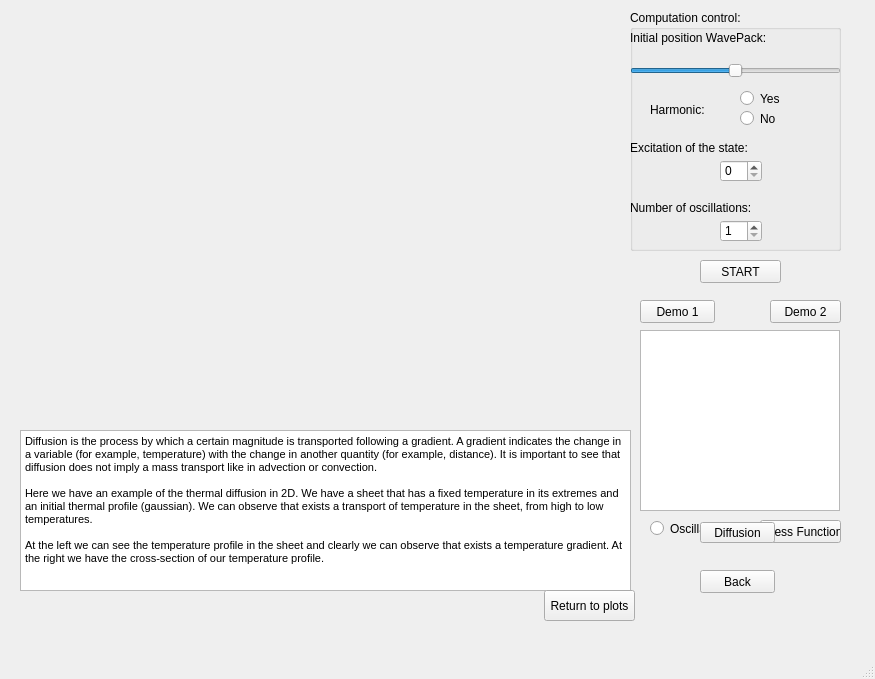
<?xml version="1.0" encoding="UTF-8"?>
<ui version="4.0">
 <class>MainWindow</class>
 <widget class="QMainWindow" name="MainWindow">
  <property name="geometry">
   <rect>
    <x>0</x>
    <y>0</y>
    <width>875</width>
    <height>679</height>
   </rect>
  </property>
  <property name="windowTitle">
   <string>ULTRACOLD UB: Wave Packet Dispersion Laboratory</string>
  </property>
  <widget class="QWidget" name="centralwidget">
   <widget class="QWidget" name="mplwindow" native="true">
    <property name="geometry">
     <rect>
      <x>10</x>
      <y>10</y>
      <width>621</width>
      <height>461</height>
     </rect>
    </property>
    <property name="sizePolicy">
     <sizepolicy hsizetype="Expanding" vsizetype="Preferred">
      <horstretch>0</horstretch>
      <verstretch>0</verstretch>
     </sizepolicy>
    </property>
    <property name="layoutDirection">
     <enum>Qt::LeftToRight</enum>
    </property>
    <layout class="QVBoxLayout" name="mplvl">
     <property name="spacing">
      <number>2</number>
     </property>
     <property name="leftMargin">
      <number>0</number>
     </property>
     <property name="topMargin">
      <number>0</number>
     </property>
     <property name="bottomMargin">
      <number>0</number>
     </property>
    </layout>
   </widget>
   <widget class="QListWidget" name="mplfigs">
    <property name="geometry">
     <rect>
      <x>640</x>
      <y>330</y>
      <width>200</width>
      <height>181</height>
     </rect>
    </property>
    <property name="sizePolicy">
     <sizepolicy hsizetype="Maximum" vsizetype="Expanding">
      <horstretch>0</horstretch>
      <verstretch>0</verstretch>
     </sizepolicy>
    </property>
    <property name="maximumSize">
     <size>
      <width>200</width>
      <height>16777215</height>
     </size>
    </property>
   </widget>
   <widget class="QGroupBox" name="interact">
    <property name="geometry">
     <rect>
      <x>630</x>
      <y>10</y>
      <width>211</width>
      <height>241</height>
     </rect>
    </property>
    <property name="title">
     <string>Computation control:</string>
    </property>
    <widget class="QSlider" name="horizontalSlider">
     <property name="geometry">
      <rect>
       <x>0</x>
       <y>50</y>
       <width>211</width>
       <height>22</height>
      </rect>
     </property>
     <property name="minimum">
      <number>-6</number>
     </property>
     <property name="maximum">
      <number>6</number>
     </property>
     <property name="singleStep">
      <number>1</number>
     </property>
     <property name="pageStep">
      <number>1</number>
     </property>
     <property name="orientation">
      <enum>Qt::Horizontal</enum>
     </property>
    </widget>
    <widget class="QSpinBox" name="spinBox">
     <property name="geometry">
      <rect>
       <x>90</x>
       <y>210</y>
       <width>42</width>
       <height>22</height>
      </rect>
     </property>
     <property name="minimum">
      <number>1</number>
     </property>
     <property name="maximum">
      <number>5</number>
     </property>
    </widget>
    <widget class="QLabel" name="label">
     <property name="geometry">
      <rect>
       <x>130</x>
       <y>20</y>
       <width>71</width>
       <height>16</height>
      </rect>
     </property>
     <property name="text">
      <string/>
     </property>
    </widget>
    <widget class="QLabel" name="label_2">
     <property name="geometry">
      <rect>
       <x>0</x>
       <y>20</y>
       <width>181</width>
       <height>16</height>
      </rect>
     </property>
     <property name="text">
      <string>Initial position WavePack:</string>
     </property>
    </widget>
    <widget class="QLabel" name="label_3">
     <property name="geometry">
      <rect>
       <x>0</x>
       <y>190</y>
       <width>181</width>
       <height>16</height>
      </rect>
     </property>
     <property name="text">
      <string>Number of oscillations:</string>
     </property>
    </widget>
    <widget class="QRadioButton" name="radioButton">
     <property name="geometry">
      <rect>
       <x>110</x>
       <y>80</y>
       <width>82</width>
       <height>17</height>
      </rect>
     </property>
     <property name="text">
      <string>Yes</string>
     </property>
    </widget>
    <widget class="QRadioButton" name="radioButton_2">
     <property name="geometry">
      <rect>
       <x>110</x>
       <y>100</y>
       <width>82</width>
       <height>17</height>
      </rect>
     </property>
     <property name="text">
      <string>No</string>
     </property>
    </widget>
    <widget class="QLabel" name="label_6">
     <property name="geometry">
      <rect>
       <x>20</x>
       <y>90</y>
       <width>71</width>
       <height>20</height>
      </rect>
     </property>
     <property name="text">
      <string>Harmonic:</string>
     </property>
    </widget>
    <widget class="QLabel" name="label_7">
     <property name="geometry">
      <rect>
       <x>0</x>
       <y>130</y>
       <width>181</width>
       <height>16</height>
      </rect>
     </property>
     <property name="text">
      <string>Excitation of the state:</string>
     </property>
    </widget>
    <widget class="QSpinBox" name="spinBox_2">
     <property name="geometry">
      <rect>
       <x>90</x>
       <y>150</y>
       <width>42</width>
       <height>22</height>
      </rect>
     </property>
     <property name="maximum">
      <number>2</number>
     </property>
    </widget>
   </widget>
   <widget class="QPushButton" name="back">
    <property name="geometry">
     <rect>
      <x>700</x>
      <y>570</y>
      <width>75</width>
      <height>23</height>
     </rect>
    </property>
    <property name="text">
     <string>Back</string>
    </property>
   </widget>
   <widget class="QSlider" name="slider_simulation">
    <property name="geometry">
     <rect>
      <x>20</x>
      <y>520</y>
      <width>581</width>
      <height>22</height>
     </rect>
    </property>
    <property name="orientation">
     <enum>Qt::Horizontal</enum>
    </property>
   </widget>
   <widget class="QLabel" name="label_5">
    <property name="geometry">
     <rect>
      <x>20</x>
      <y>500</y>
      <width>81</width>
      <height>21</height>
     </rect>
    </property>
    <property name="text">
     <string>Simulation Time:</string>
    </property>
   </widget>
   <widget class="QLabel" name="label_4">
    <property name="geometry">
     <rect>
      <x>100</x>
      <y>500</y>
      <width>46</width>
      <height>21</height>
     </rect>
    </property>
    <property name="text">
     <string/>
    </property>
   </widget>
   <widget class="QPushButton" name="ButtonOn">
    <property name="geometry">
     <rect>
      <x>180</x>
      <y>480</y>
      <width>75</width>
      <height>23</height>
     </rect>
    </property>
    <property name="text">
     <string>Go on</string>
    </property>
   </widget>
   <widget class="QPushButton" name="ButtonBack">
    <property name="geometry">
     <rect>
      <x>280</x>
      <y>480</y>
      <width>75</width>
      <height>23</height>
     </rect>
    </property>
    <property name="text">
     <string>Go back</string>
    </property>
   </widget>
   <widget class="QPushButton" name="ButtonPause">
    <property name="geometry">
     <rect>
      <x>380</x>
      <y>480</y>
      <width>75</width>
      <height>23</height>
     </rect>
    </property>
    <property name="text">
     <string>Pause</string>
    </property>
   </widget>
   <widget class="QWidget" name="interact_game" native="true">
    <property name="geometry">
     <rect>
      <x>640</x>
      <y>510</y>
      <width>211</width>
      <height>51</height>
     </rect>
    </property>
    <widget class="QRadioButton" name="radioButton_oscil">
     <property name="geometry">
      <rect>
       <x>10</x>
       <y>10</y>
       <width>82</width>
       <height>17</height>
      </rect>
     </property>
     <property name="text">
      <string>Oscillation</string>
     </property>
    </widget>
    <widget class="QPushButton" name="pushButton_game">
     <property name="geometry">
      <rect>
       <x>120</x>
       <y>10</y>
       <width>81</width>
       <height>23</height>
      </rect>
     </property>
     <property name="text">
      <string>Guess Function</string>
     </property>
    </widget>
   </widget>
   <widget class="QWidget" name="game" native="true">
    <property name="geometry">
     <rect>
      <x>10</x>
      <y>420</y>
      <width>621</width>
      <height>171</height>
     </rect>
    </property>
    <widget class="QTextBrowser" name="textBrowser">
     <property name="geometry">
      <rect>
       <x>10</x>
       <y>10</y>
       <width>601</width>
       <height>121</height>
      </rect>
     </property>
     <property name="html">
      <string>&lt;!DOCTYPE HTML PUBLIC &quot;-//W3C//DTD HTML 4.0//EN&quot; &quot;http://www.w3.org/TR/REC-html40/strict.dtd&quot;&gt;
&lt;html&gt;&lt;head&gt;&lt;meta name=&quot;qrichtext&quot; content=&quot;1&quot; /&gt;&lt;style type=&quot;text/css&quot;&gt;
p, li { white-space: pre-wrap; }
&lt;/style&gt;&lt;/head&gt;&lt;body style=&quot; font-family:'MS Shell Dlg 2'; font-size:8.25pt; font-weight:400; font-style:normal;&quot;&gt;
&lt;p style=&quot; margin-top:0px; margin-bottom:0px; margin-left:0px; margin-right:0px; -qt-block-indent:0; text-indent:0px;&quot;&gt;&lt;span style=&quot; font-size:8pt;&quot;&gt;The dark solitons under an harmonic trap behave as a normal particle would do in an harmonic potential. We know that in such case the particle follows a sinusoidal function for its position with time, so to say:&lt;/span&gt;&lt;/p&gt;
&lt;p style=&quot;-qt-paragraph-type:empty; margin-top:0px; margin-bottom:0px; margin-left:0px; margin-right:0px; -qt-block-indent:0; text-indent:0px; font-size:8pt;&quot;&gt;&lt;br /&gt;&lt;/p&gt;
&lt;p style=&quot; margin-top:0px; margin-bottom:0px; margin-left:0px; margin-right:0px; -qt-block-indent:0; text-indent:0px;&quot;&gt;&lt;span style=&quot; font-size:8pt;&quot;&gt;	x(t)=A cos(wt+B)&lt;/span&gt;&lt;/p&gt;
&lt;p style=&quot;-qt-paragraph-type:empty; margin-top:0px; margin-bottom:0px; margin-left:0px; margin-right:0px; -qt-block-indent:0; text-indent:0px; font-size:8pt;&quot;&gt;&lt;br /&gt;&lt;/p&gt;
&lt;p style=&quot; margin-top:0px; margin-bottom:0px; margin-left:0px; margin-right:0px; -qt-block-indent:0; text-indent:0px;&quot;&gt;&lt;span style=&quot; font-size:8pt;&quot;&gt;with A being its amplitude, w its angular frequency and B an arbitrary phase.&lt;/span&gt;&lt;/p&gt;
&lt;p style=&quot;-qt-paragraph-type:empty; margin-top:0px; margin-bottom:0px; margin-left:0px; margin-right:0px; -qt-block-indent:0; text-indent:0px; font-size:8pt;&quot;&gt;&lt;br /&gt;&lt;/p&gt;
&lt;p style=&quot; margin-top:0px; margin-bottom:0px; margin-left:0px; margin-right:0px; -qt-block-indent:0; text-indent:0px;&quot;&gt;&lt;span style=&quot; font-size:8pt;&quot;&gt;Can you adjust the movement plotted from data to a function by introducing the coefficients A and w? Suppose B is 0.&lt;/span&gt;&lt;/p&gt;&lt;/body&gt;&lt;/html&gt;</string>
     </property>
    </widget>
    <widget class="QPushButton" name="pushButton_try">
     <property name="geometry">
      <rect>
       <x>430</x>
       <y>140</y>
       <width>75</width>
       <height>23</height>
      </rect>
     </property>
     <property name="text">
      <string>Try</string>
     </property>
    </widget>
    <widget class="QPushButton" name="pushButton_return">
     <property name="geometry">
      <rect>
       <x>524</x>
       <y>140</y>
       <width>91</width>
       <height>23</height>
      </rect>
     </property>
     <property name="text">
      <string>Return to Plots</string>
     </property>
    </widget>
    <widget class="QWidget" name="widget_osci" native="true">
     <property name="geometry">
      <rect>
       <x>100</x>
       <y>140</y>
       <width>271</width>
       <height>31</height>
      </rect>
     </property>
     <widget class="QDoubleSpinBox" name="spin_amplitude">
      <property name="geometry">
       <rect>
        <x>40</x>
        <y>0</y>
        <width>62</width>
        <height>22</height>
       </rect>
      </property>
      <property name="minimum">
       <double>-6.000000000000000</double>
      </property>
      <property name="maximum">
       <double>6.000000000000000</double>
      </property>
      <property name="singleStep">
       <double>0.100000000000000</double>
      </property>
     </widget>
     <widget class="QDoubleSpinBox" name="spin_frequency">
      <property name="geometry">
       <rect>
        <x>200</x>
        <y>0</y>
        <width>62</width>
        <height>22</height>
       </rect>
      </property>
      <property name="maximum">
       <double>10.000000000000000</double>
      </property>
      <property name="singleStep">
       <double>0.010000000000000</double>
      </property>
     </widget>
     <widget class="QLabel" name="label_A">
      <property name="geometry">
       <rect>
        <x>20</x>
        <y>0</y>
        <width>16</width>
        <height>16</height>
       </rect>
      </property>
      <property name="text">
       <string>A:</string>
      </property>
     </widget>
     <widget class="QLabel" name="label_w">
      <property name="geometry">
       <rect>
        <x>180</x>
        <y>0</y>
        <width>16</width>
        <height>16</height>
       </rect>
      </property>
      <property name="text">
       <string>w:</string>
      </property>
     </widget>
    </widget>
   </widget>
   <widget class="QWidget" name="mplwindow_2" native="true">
    <property name="geometry">
     <rect>
      <x>10</x>
      <y>0</y>
      <width>621</width>
      <height>421</height>
     </rect>
    </property>
    <property name="sizePolicy">
     <sizepolicy hsizetype="Expanding" vsizetype="Preferred">
      <horstretch>0</horstretch>
      <verstretch>0</verstretch>
     </sizepolicy>
    </property>
    <property name="layoutDirection">
     <enum>Qt::LeftToRight</enum>
    </property>
    <layout class="QVBoxLayout" name="mplvl_2">
     <property name="spacing">
      <number>2</number>
     </property>
     <property name="leftMargin">
      <number>0</number>
     </property>
     <property name="topMargin">
      <number>0</number>
     </property>
     <property name="bottomMargin">
      <number>0</number>
     </property>
    </layout>
   </widget>
   <widget class="QWidget" name="mplwindow_3" native="true">
    <property name="geometry">
     <rect>
      <x>10</x>
      <y>0</y>
      <width>621</width>
      <height>421</height>
     </rect>
    </property>
    <property name="sizePolicy">
     <sizepolicy hsizetype="Expanding" vsizetype="Preferred">
      <horstretch>0</horstretch>
      <verstretch>0</verstretch>
     </sizepolicy>
    </property>
    <property name="layoutDirection">
     <enum>Qt::LeftToRight</enum>
    </property>
    <layout class="QVBoxLayout" name="mplvl_3">
     <property name="spacing">
      <number>2</number>
     </property>
     <property name="sizeConstraint">
      <enum>QLayout::SetDefaultConstraint</enum>
     </property>
     <property name="leftMargin">
      <number>0</number>
     </property>
     <property name="topMargin">
      <number>0</number>
     </property>
     <property name="rightMargin">
      <number>5</number>
     </property>
     <property name="bottomMargin">
      <number>0</number>
     </property>
    </layout>
   </widget>
   <widget class="QPushButton" name="ButtonDiffu">
    <property name="geometry">
     <rect>
      <x>700</x>
      <y>522</y>
      <width>75</width>
      <height>21</height>
     </rect>
    </property>
    <property name="text">
     <string>Diffusion</string>
    </property>
   </widget>
   <widget class="QTextBrowser" name="textDiffu">
    <property name="geometry">
     <rect>
      <x>20</x>
      <y>430</y>
      <width>611</width>
      <height>161</height>
     </rect>
    </property>
    <property name="html">
     <string>&lt;!DOCTYPE HTML PUBLIC &quot;-//W3C//DTD HTML 4.0//EN&quot; &quot;http://www.w3.org/TR/REC-html40/strict.dtd&quot;&gt;
&lt;html&gt;&lt;head&gt;&lt;meta name=&quot;qrichtext&quot; content=&quot;1&quot; /&gt;&lt;style type=&quot;text/css&quot;&gt;
p, li { white-space: pre-wrap; }
&lt;/style&gt;&lt;/head&gt;&lt;body style=&quot; font-family:'MS Shell Dlg 2'; font-size:8.25pt; font-weight:400; font-style:normal;&quot;&gt;
&lt;p style=&quot; margin-top:0px; margin-bottom:0px; margin-left:0px; margin-right:0px; -qt-block-indent:0; text-indent:0px;&quot;&gt;&lt;span style=&quot; font-size:8pt;&quot;&gt;Diffusion is the process by which a certain magnitude is transported following a gradient. A gradient indicates the change in a variable (for example, temperature) with the change in another quantity (for example, distance). It is important to see that diffusion does not imply a mass transport like in advection or convection. &lt;/span&gt;&lt;/p&gt;
&lt;p style=&quot;-qt-paragraph-type:empty; margin-top:0px; margin-bottom:0px; margin-left:0px; margin-right:0px; -qt-block-indent:0; text-indent:0px; font-size:8pt;&quot;&gt;&lt;br /&gt;&lt;/p&gt;
&lt;p style=&quot; margin-top:0px; margin-bottom:0px; margin-left:0px; margin-right:0px; -qt-block-indent:0; text-indent:0px;&quot;&gt;&lt;span style=&quot; font-size:8pt;&quot;&gt;Here we have an example of the thermal diffusion in 2D. We have a sheet that has a fixed temperature in its extremes and an initial thermal profile (gaussian). We can observe that exists a transport of temperature in the sheet, from high to low temperatures.&lt;/span&gt;&lt;/p&gt;
&lt;p style=&quot;-qt-paragraph-type:empty; margin-top:0px; margin-bottom:0px; margin-left:0px; margin-right:0px; -qt-block-indent:0; text-indent:0px; font-size:8pt;&quot;&gt;&lt;br /&gt;&lt;/p&gt;
&lt;p style=&quot; margin-top:0px; margin-bottom:0px; margin-left:0px; margin-right:0px; -qt-block-indent:0; text-indent:0px;&quot;&gt;&lt;span style=&quot; font-size:8pt;&quot;&gt;At the left we can see the temperature profile in the sheet and clearly we can observe that exists a temperature gradient. At the right we have the cross-section of our temperature profile. &lt;/span&gt;&lt;/p&gt;&lt;/body&gt;&lt;/html&gt;</string>
    </property>
   </widget>
   <widget class="QPushButton" name="ButtonBackDiffu">
    <property name="geometry">
     <rect>
      <x>544</x>
      <y>590</y>
      <width>91</width>
      <height>31</height>
     </rect>
    </property>
    <property name="text">
     <string>Return to plots</string>
    </property>
   </widget>
   <widget class="QPushButton" name="ButtonDemo_1">
    <property name="geometry">
     <rect>
      <x>640</x>
      <y>300</y>
      <width>75</width>
      <height>23</height>
     </rect>
    </property>
    <property name="text">
     <string>Demo 1</string>
    </property>
   </widget>
   <widget class="QPushButton" name="ButtonDemo_2">
    <property name="geometry">
     <rect>
      <x>770</x>
      <y>300</y>
      <width>71</width>
      <height>23</height>
     </rect>
    </property>
    <property name="text">
     <string>Demo 2</string>
    </property>
   </widget>
   <widget class="QPushButton" name="start">
    <property name="geometry">
     <rect>
      <x>700</x>
      <y>260</y>
      <width>81</width>
      <height>23</height>
     </rect>
    </property>
    <property name="text">
     <string>START</string>
    </property>
   </widget>
  </widget>
  <widget class="QMenuBar" name="menubar">
   <property name="geometry">
    <rect>
     <x>0</x>
     <y>0</y>
     <width>875</width>
     <height>21</height>
    </rect>
   </property>
  </widget>
  <widget class="QStatusBar" name="statusbar"/>
  <action name="actionAuthors">
   <property name="text">
    <string>Authors</string>
   </property>
  </action>
 </widget>
 <resources/>
 <connections>
  <connection>
   <sender>slider_simulation</sender>
   <signal>valueChanged(int)</signal>
   <receiver>label_4</receiver>
   <slot>setNum(int)</slot>
   <hints>
    <hint type="sourcelabel">
     <x>110</x>
     <y>548</y>
    </hint>
    <hint type="destinationlabel">
     <x>108</x>
     <y>529</y>
    </hint>
   </hints>
  </connection>
  <connection>
   <sender>start</sender>
   <signal>clicked()</signal>
   <receiver>mplfigs</receiver>
   <slot>clear()</slot>
   <hints>
    <hint type="sourcelabel">
     <x>765</x>
     <y>295</y>
    </hint>
    <hint type="destinationlabel">
     <x>772</x>
     <y>381</y>
    </hint>
   </hints>
  </connection>
  <connection>
   <sender>start</sender>
   <signal>clicked()</signal>
   <receiver>mplfigs</receiver>
   <slot>show()</slot>
   <hints>
    <hint type="sourcelabel">
     <x>716</x>
     <y>292</y>
    </hint>
    <hint type="destinationlabel">
     <x>705</x>
     <y>399</y>
    </hint>
   </hints>
  </connection>
  <connection>
   <sender>horizontalSlider</sender>
   <signal>valueChanged(int)</signal>
   <receiver>label</receiver>
   <slot>setNum(int)</slot>
   <hints>
    <hint type="sourcelabel">
     <x>737</x>
     <y>96</y>
    </hint>
    <hint type="destinationlabel">
     <x>821</x>
     <y>56</y>
    </hint>
   </hints>
  </connection>
  <connection>
   <sender>start</sender>
   <signal>clicked()</signal>
   <receiver>mplwindow</receiver>
   <slot>show()</slot>
   <hints>
    <hint type="sourcelabel">
     <x>715</x>
     <y>288</y>
    </hint>
    <hint type="destinationlabel">
     <x>613</x>
     <y>278</y>
    </hint>
   </hints>
  </connection>
 </connections>
</ui>
